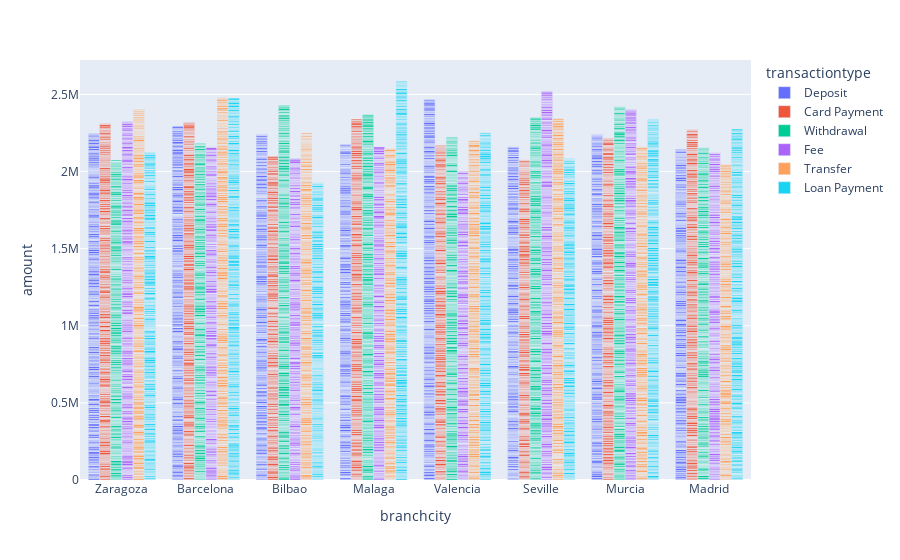
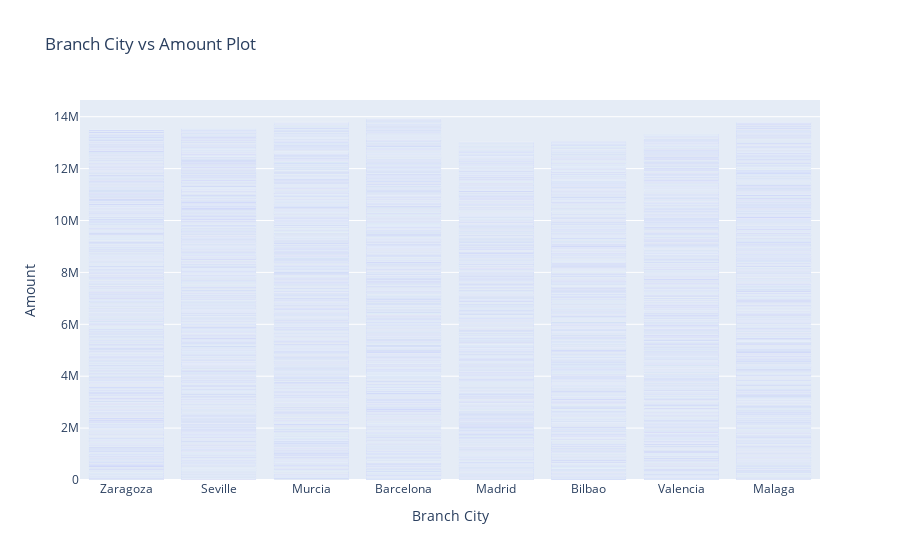

Here is the notebook cell these charts were saved with, in order:
### Code cell
try:
    config = ConfigurationManager()
    data_transformation_config = config.get_data_transformation_config()
    
    data_transformation = DataTransformation(config=data_transformation_config)
    
    
    data_transformation.convert_eur_to_usd_and_drop_currency()
    
    data_transformation.transform_data()
    data_transformation.split_data()
    

except Exception as e:
    print(f"An error occurred: {e}")

### Figure 1 — Plotly figure (JSON) as saved in the notebook; plotly's stock layout.template omitted (floating-point values rounded to 4 significant figures; data arrays with more than 128 entries replaced by an {"elided": "..."} marker saying what was removed)
{"data": [{"alignmentgroup": "True", "hovertemplate": "transactiontype=Deposit<br>branchcity=%{x}<br>amount=%{y}<extra></extra>", "legendgroup": "Deposit", "marker": {"color": "#636efa", "pattern": {"shape": ""}}, "name": "Deposit", "offsetgroup": "Deposit", "orientation": "v", "showlegend": true, "textposition": "auto", "type": "bar", "x": {"elided": "3290 str values"}, "xaxis": "x", "y": {"elided": "3290 float values"}, "yaxis": "y"}, {"alignmentgroup": "True", "hovertemplate": "transactiontype=Card Payment<br>branchcity=%{x}<br>amount=%{y}<extra></extra>", "legendgroup": "Card Payment", "marker": {"color": "#EF553B", "pattern": {"shape": ""}}, "name": "Card Payment", "offsetgroup": "Card Payment", "orientation": "v", "showlegend": true, "textposition": "auto", "type": "bar", "x": {"elided": "3345 str values"}, "xaxis": "x", "y": {"elided": "3345 float values"}, "yaxis": "y"}, {"alignmentgroup": "True", "hovertemplate": "transactiontype=Withdrawal<br>branchcity=%{x}<br>amount=%{y}<extra></extra>", "legendgroup": "Withdrawal", "marker": {"color": "#00cc96", "pattern": {"shape": ""}}, "name": "Withdrawal", "offsetgroup": "Withdrawal", "orientation": "v", "showlegend": true, "textposition": "auto", "type": "bar", "x": {"elided": "3395 str values"}, "xaxis": "x", "y": {"elided": "3395 float values"}, "yaxis": "y"}, {"alignmentgroup": "True", "hovertemplate": "transactiontype=Fee<br>branchcity=%{x}<br>amount=%{y}<extra></extra>", "legendgroup": "Fee", "marker": {"color": "#ab63fa", "pattern": {"shape": ""}}, "name": "Fee", "offsetgroup": "Fee", "orientation": "v", "showlegend": true, "textposition": "auto", "type": "bar", "x": {"elided": "3308 str values"}, "xaxis": "x", "y": {"elided": "3308 float values"}, "yaxis": "y"}, {"alignmentgroup": "True", "hovertemplate": "transactiontype=Transfer<br>branchcity=%{x}<br>amount=%{y}<extra></extra>", "legendgroup": "Transfer", "marker": {"color": "#FFA15A", "pattern": {"shape": ""}}, "name": "Transfer", "offsetgroup": "Transfer", "orientation": "v", "showlegend": true, "textposition": "auto", "type": "bar", "x": {"elided": "3293 str values"}, "xaxis": "x", "y": {"elided": "3293 float values"}, "yaxis": "y"}, {"alignmentgroup": "True", "hovertemplate": "transactiontype=Loan Payment<br>branchcity=%{x}<br>amount=%{y}<extra></extra>", "legendgroup": "Loan Payment", "marker": {"color": "#19d3f3", "pattern": {"shape": ""}}, "name": "Loan Payment", "offsetgroup": "Loan Payment", "orientation": "v", "showlegend": true, "textposition": "auto", "type": "bar", "x": {"elided": "3369 str values"}, "xaxis": "x", "y": {"elided": "3369 float values"}, "yaxis": "y"}], "layout": {"barmode": "group", "legend": {"title": {"text": "transactiontype"}, "tracegroupgap": 0}, "margin": {"t": 60}, "xaxis": {"anchor": "y", "domain": [0, 1], "title": {"text": "branchcity"}}, "yaxis": {"anchor": "x", "domain": [0, 1], "title": {"text": "amount"}}}}

### Figure 2 — Plotly figure (JSON) as saved in the notebook; plotly's stock layout.template omitted (floating-point values rounded to 4 significant figures; data arrays with more than 128 entries replaced by an {"elided": "..."} marker saying what was removed)
{"data": [{"type": "bar", "x": {"elided": "20000 str values"}, "y": {"elided": "20000 float values"}}], "layout": {"title": {"text": "Branch City vs Amount Plot"}, "xaxis": {"title": {"text": "Branch City"}}, "yaxis": {"title": {"text": "Amount"}}}}
